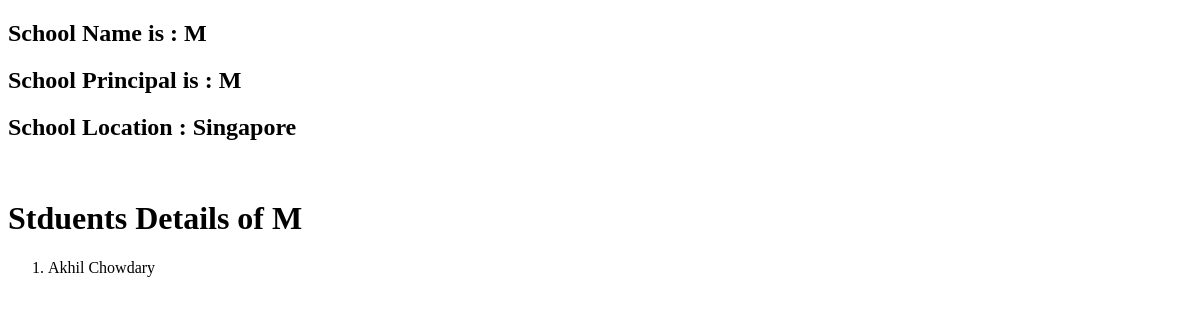
/school/3, run on an earlier commit of the app's database.
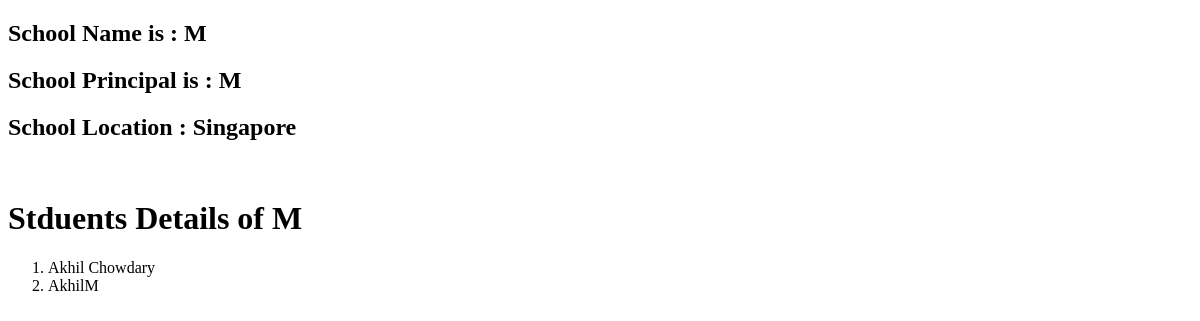
And on a later commit of the database.
### myapp/models.py (models this page shows, shortened)
class Student(models.Model):
    name=models.CharField(max_length=256)
    age=models.PositiveIntegerField()
    school=models.ForeignKey(School,related_name="students",on_delete=models.CASCADE)

### myapp/views.py (the view, shortened to what this page needs)
# urls.py: path('school/<int:pk>',views.School_DetailView.as_view(),name="detail_view"),
class School_DetailView(DetailView):
    model=School
    template_name='school_detail.html'
    context_object_name="school_detail"

### templates/school_detail.html (shortened to what this page needs)
<!DOCTYPE html>
<html lang="en">
<head>
</head>
<body>
    {% if school_detail %}
    <h2>School Name is : {{school_detail.name}}</h2>
    <h2>School Principal is : {{school_detail.principal}}</h2>
     <h2>School Location : {{school_detail.location}}</h2>
    {% endif %}
    <br>
    <h1>Stduents Details of {{school_detail.name}}</h1>
    <ol>
        {% for student in school_detail.students.all %}
        <li>{{student.name}}</li>
    {% endfor %}
    </ol>
</body>
</html>

What changed in the data, as far as the page shows it:
added Student: name "AkhilM"
